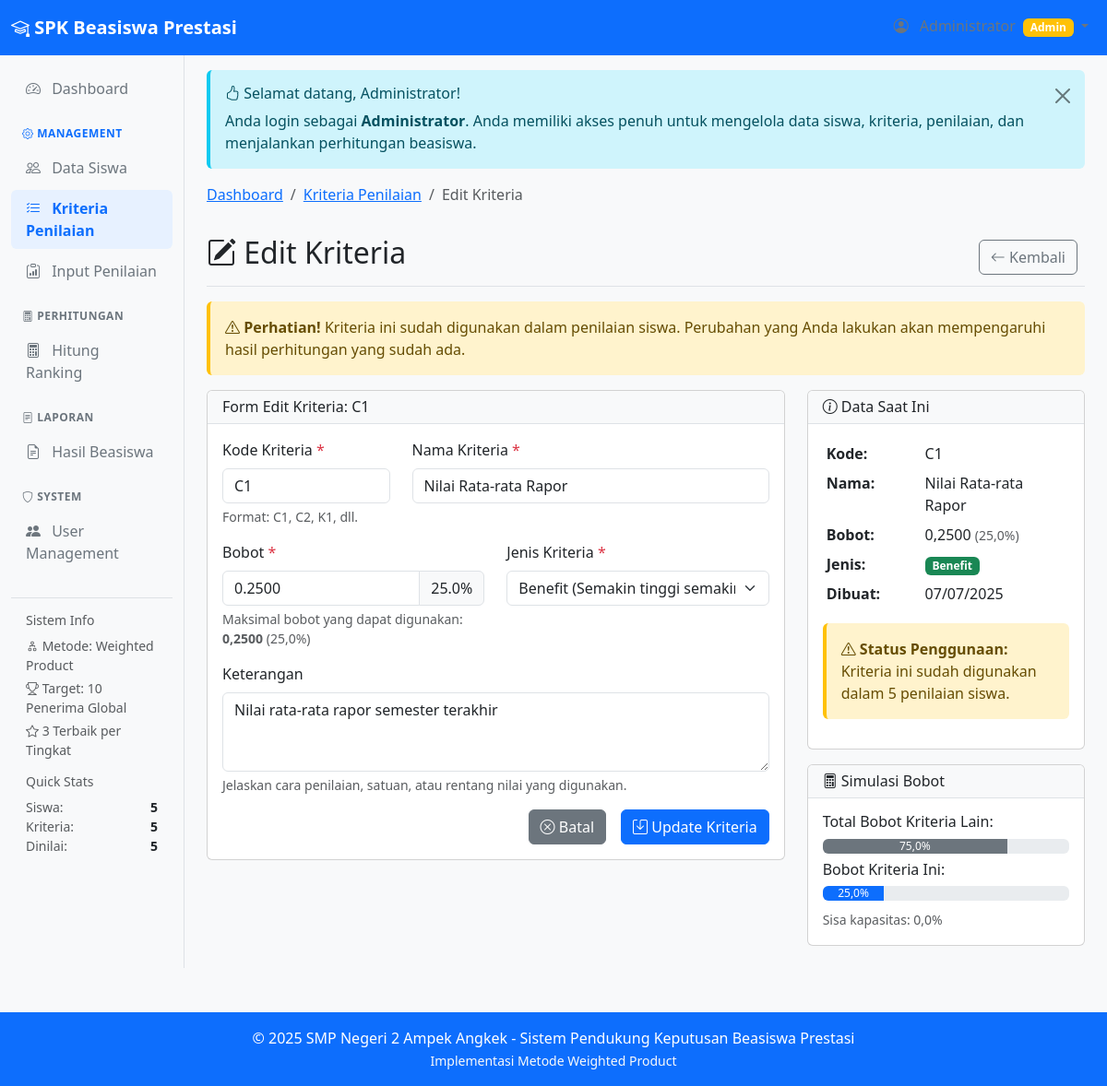
/modules/kriteria/edit.php?id=1 (signed in), run on the app's committed database.
### tables this page shows
CREATE TABLE `kriteria` (
  `id` int NOT NULL,
  `kode` varchar(10) NOT NULL,
  `nama` varchar(100) NOT NULL,
  `bobot` decimal(5,4) NOT NULL,
  `jenis` enum('benefit','cost') DEFAULT 'benefit',
  `keterangan` text,
  `created_at` timestamp NULL DEFAULT CURRENT_TIMESTAMP,
  `updated_at` timestamp NULL DEFAULT CURRENT_TIMESTAMP ON UPDATE CURRENT_TIMESTAMP
);

### modules/kriteria/edit.php (the view, shortened to what this page needs)
<?php
require_once '../../includes/header.php';
$id = isset($_GET['id']) ? (int)$_GET['id'] : 0;
$stmt = $pdo->prepare("SELECT * FROM kriteria WHERE id = ?");
$stmt->execute([$id]);
$kriteria = $stmt->fetch();
$errors = [];
if ($_SERVER['REQUEST_METHOD'] === 'POST') {
    $kode = cleanInput($_POST['kode']);
    $nama = cleanInput($_POST['nama']);
    $bobot = (float)$_POST['bobot'];
    $jenis = cleanInput($_POST['jenis']);
    $keterangan = cleanInput($_POST['keterangan']);
    if (empty($kode)) {
        $errors['kode'] = 'Kode kriteria harus diisi!';
    } elseif (!preg_match('/^[A-Z][0-9]*$/', $kode)) {
        $errors['kode'] = 'Kode harus diawali huruf kapital dan diikuti angka (contoh: C1)!';
    } else {
        $stmt = $pdo->prepare("SELECT COUNT(*) FROM kriteria WHERE kode = ? AND id != ?");
        $stmt->execute([$kode, $id]);
        if ($stmt->fetchColumn() > 0) {
            $errors['kode'] = 'Kode kriteria sudah digunakan!';
        }
    }
    if (empty($nama)) {
        $errors['nama'] = 'Nama kriteria harus diisi!';
    } elseif (strlen($nama) < 5) {
        $errors['nama'] = 'Nama kriteria minimal 5 karakter!';
    }
    if ($bobot <= 0 || $bobot > 1) {
        $errors['bobot'] = 'Bobot harus antara 0.0001 sampai 1.0000!';
    } else {
        $stmt = $pdo->prepare("SELECT SUM(bobot) as total_bobot FROM kriteria WHERE id != ?");
        $stmt->execute([$id]);
        $total_bobot_others = (float)$stmt->fetch()['total_bobot'];
        if (($total_bobot_others + $bobot) > 1.0001) {
            $sisa_bobot = 1.0 - $total_bobot_others;
            $errors['bobot'] = 'Total bobot akan melebihi 1.0000! Maksimal bobot untuk kriteria ini: ' . formatNumber($sisa_bobot, 4);
        }
    }
    if (empty($jenis) || !in_array($jenis, ['benefit', 'cost'])) {
        $errors['jenis'] = 'Jenis kriteria harus dipilih!';
    }
    if (empty($errors)) {
        try {
            $stmt = $pdo->prepare("
                UPDATE kriteria
                SET kode = ?, nama = ?, bobot = ?, jenis = ?, keterangan = ?
                WHERE id = ?
            ");
            $stmt->execute([$kode, $nama, $bobot, $jenis, $keterangan, $id]);
            setAlert('success', 'Kriteria berhasil diperbarui!');
            header('Location: index.php');
            exit();
        } catch (PDOException $e) {
            setAlert('danger', 'Gagal memperbarui kriteria!');
        }
    }
} else {
    $kode = $kriteria['kode'];
    $nama = $kriteria['nama'];
    $bobot = $kriteria['bobot'];
    $jenis = $kriteria['jenis'];
    $keterangan = $kriteria['keterangan'];
}
$stmt = $pdo->prepare("SELECT SUM(bobot) as total_bobot FROM kriteria WHERE id != ?");
$stmt->execute([$id]);
$total_bobot_others = (float)$stmt->fetch()['total_bobot'];
$max_bobot = 1.0 - $total_bobot_others;
$stmt = $pdo->prepare("SELECT COUNT(*) FROM penilaian WHERE kriteria_id = ?");
$stmt->execute([$id]);
$digunakan_dalam_penilaian = $stmt->fetchColumn() > 0;
$breadcrumb = generateBreadcrumb([
    ['text' => 'Dashboard', 'url' => '../dashboard/index.php'],
    ['text' => 'Kriteria Penilaian', 'url' => 'index.php'],
    ['text' => 'Edit Kriteria', 'url' => '#']
]);
echo $breadcrumb;
?>
<div class="d-flex justify-content-between flex-wrap flex-md-nowrap align-items-center pt-3 pb-2 mb-3 border-bottom">
    <h1 class="h2">
        <i class="bi bi-pencil-square"></i>
        Edit Kriteria
    </h1>
    <div class="btn-toolbar mb-2 mb-md-0">
        <div class="btn-group me-2">
            <a href="index.php" class="btn btn-outline-secondary">
                <i class="bi bi-arrow-left"></i>
                Kembali
            </a>
        </div>
    </div>
</div>
<?php if ($digunakan_dalam_penilaian): ?>
<div class="alert alert-warning">
    <i class="bi bi-exclamation-triangle"></i>
    <strong>Perhatian!</strong> Kriteria ini sudah digunakan dalam penilaian siswa.
    Perubahan yang Anda lakukan akan mempengaruhi hasil perhitungan yang sudah ada.
</div>
<?php endif; ?>
<div class="row">
    <div class="col-md-8">
        <div class="card">
            <div class="card-header">
                <h6 class="mb-0">
                    Form Edit Kriteria: <?php echo htmlspecialchars($kriteria['kode']); ?>
                </h6>
            </div>
            <div class="card-body">
                <form method="POST" action="" novalidate>
                    <div class="row">
                        <div class="col-md-4 mb-3">
                            <label for="kode" class="form-label">
                                Kode Kriteria <span class="text-danger">*</span>
                            </label>
                            <input type="text"
                                class="form-control <?php echo isset($errors['kode']) ? 'is-invalid' : ''; ?>" id="kode"
                                name="kode" value="<?php echo htmlspecialchars($kode); ?>" placeholder="C1, C2, ..."
                                required maxlength="10" style="text-transform: uppercase;">
                            <?php if (isset($errors['kode'])): ?>
                            <div class="invalid-feedback"><?php echo $errors['kode']; ?></div>
                            <?php else: ?>
                            <div class="form-text">Format: C1, C2, K1, dll.</div>
                            <?php endif; ?>
                        </div>
                        <div class="col-md-8 mb-3">
                            <label for="nama" class="form-label">
                                Nama Kriteria <span class="text-danger">*</span>
                            </label>
                            <input type="text"
                                class="form-control <?php echo isset($errors['nama']) ? 'is-invalid' : ''; ?>" id="nama"
                                name="nama" value="<?php echo htmlspecialchars($nama); ?>"
                                placeholder="Masukkan nama kriteria" required>
                        </div>
                    </div>
                    <div class="row">
                        <div class="col-md-6 mb-3">
                            <label for="bobot" class="form-label">
                                Bobot <span class="text-danger">*</span>
                            </label>
                            <div class="input-group">
                                <input type="number"
                                    class="form-control <?php echo isset($errors['bobot']) ? 'is-invalid' : ''; ?>"
                                    id="bobot" name="bobot" value="<?php echo $bobot; ?>" step="0.0001" min="0.0001"
                                    max="<?php echo $max_bobot; ?>" placeholder="0.2500" required>
                                <span class="input-group-text">
                                    <span id="bobot-persen"><?php echo number_format($bobot * 100, 1); ?>%</span>
                                </span>
                            </div>
                            <div class="form-text">
                                Maksimal bobot yang dapat digunakan:
                                <strong><?php echo formatNumber($max_bobot, 4); ?></strong>
                                (<?php echo formatNumber($max_bobot * 100, 1); ?>%)
                            </div>
                        </div>
                        <div class="col-md-6 mb-3">
                            <label for="jenis" class="form-label">
                                Jenis Kriteria <span class="text-danger">*</span>
                            </label>
                            <select class="form-select <?php echo isset($errors['jenis']) ? 'is-invalid' : ''; ?>"
                                id="jenis" name="jenis" required>
                                <option value="benefit" <?php echo $jenis === 'benefit' ? 'selected' : ''; ?>>
                                    Benefit (Semakin tinggi semakin baik)
                                </option>
                            </select>
                        </div>
                    </div>
                    <div class="mb-3">
                        <label for="keterangan" class="form-label">Keterangan</label>
                        <textarea class="form-control" id="keterangan" name="keterangan" rows="3"
                            placeholder="Masukkan keterangan kriteria (opsional)"><?php echo htmlspecialchars($keterangan); ?></textarea>
                        <div class="form-text">Jelaskan cara penilaian, satuan, atau rentang nilai yang digunakan.</div>
                    </div>
                    <div class="d-grid gap-2 d-md-flex justify-content-md-end">
                        <a href="index.php" class="btn btn-secondary me-md-2">
                            <i class="bi bi-x-circle"></i>
                            Batal
                        </a>
                        <button type="submit" class="btn btn-primary">
                            <i class="bi bi-save"></i>
                            Update Kriteria
                        </button>
                    </div>
                </form>
            </div>
        </div>
    </div>
    <div class="col-md-4">
        <div class="card">
            <div class="card-header">
                <h6 class="mb-0">
                    <i class="bi bi-info-circle"></i>
                    Data Saat Ini
                </h6>
            </div>
            <div class="card-body">
                <table class="table table-sm table-borderless">
                    <tr>
                        <td width="40%"><strong>Kode:</strong></td>
                        <td><?php echo htmlspecialchars($kriteria['kode']); ?></td>
                    </tr>
                    <tr>
                        <td><strong>Nama:</strong></td>
                        <td><?php echo htmlspecialchars($kriteria['nama']); ?></td>
                    </tr>
                    <tr>
                        <td><strong>Bobot:</strong></td>
                        <td>
                            <?php echo formatNumber($kriteria['bobot'], 4); ?>
                            <small
                                class="text-muted">(<?php echo formatNumber($kriteria['bobot'] * 100, 1); ?>%)</small>
                        </td>
                    </tr>
                    <tr>
                        <td><strong>Jenis:</strong></td>
                        <td>
                            <span
                                class="badge <?php echo $kriteria['jenis'] === 'benefit' ? 'bg-success' : 'bg-warning'; ?>">
                                <?php echo ucfirst($kriteria['jenis']); ?>
                            </span>
                        </td>
                    </tr>
                    <tr>
                        <td><strong>Dibuat:</strong></td>
                        <td><?php echo date('d/m/Y', strtotime($kriteria['created_at'])); ?></td>
                    </tr>
                </table>
                <div class="alert alert-<?php echo $digunakan_dalam_penilaian ? 'warning' : 'info'; ?> mt-3">
                    <i
                        class="bi bi-<?php echo $digunakan_dalam_penilaian ? 'exclamation-triangle' : 'info-circle'; ?>"></i>
                    <strong>Status Penggunaan:</strong><br>
                    <?php if ($digunakan_dalam_penilaian): ?>
                    Kriteria ini sudah digunakan dalam <?php
                    $stmt = $pdo->prepare("SELECT COUNT(*) FROM penilaian WHERE kriteria_id = ?");
                    $stmt->execute([$id]);
                    echo $stmt->fetchColumn();
                    ?> penilaian siswa.
                    <?php else: ?>
                    Kriteria ini belum digunakan dalam penilaian manapun.
                    <?php endif; ?>
                </div>
            </div>
        </div>
        <div class="card mt-3">
            <div class="card-header">
                <h6 class="mb-0">
                    <i class="bi bi-calculator"></i>
                    Simulasi Bobot
                </h6>
            </div>
            <div class="card-body">
                <h6>Total Bobot Kriteria Lain:</h6>
                <div class="progress mb-2">
                    <div class="progress-bar bg-secondary" style="width: <?php echo $total_bobot_others * 100; ?>%">
                        <?php echo formatNumber($total_bobot_others * 100, 1); ?>%
                    </div>
                </div>
                <h6>Bobot Kriteria Ini:</h6>
                <div class="progress mb-2">
                    <div class="progress-bar bg-primary" id="progress-current"
                        style="width: <?php echo $bobot * 100; ?>%">
                        <span id="progress-text"><?php echo formatNumber($bobot * 100, 1); ?>%</span>
                    </div>
                </div>
                <small class="text-muted">
                    Sisa kapasitas: <span
                        id="sisa-kapasitas"><?php echo formatNumber((1.0 - $total_bobot_others - $bobot) * 100, 1); ?>%</span>
                </small>
            </div>
        </div>
    </div>
</div>
<?php require_once '../../includes/footer.php'; ?>

### includes/header.php (style rules this page uses)
.card-header { background-color: #f8f9fa; border-bottom: 1px solid #dee2e6; }
.badge { font-size: 0.75em; }
.alert { border: none; border-left: 4px solid; }
.alert-warning { border-left-color: #ffc107; }

### data on the page
kriteria: kode "C1", nama "Nilai Rata-rata Rapor", bobot "0.2500", $bobot*100 "25.0", jenis "Benefit (Semakin tinggi semakin baik)", keterangan "Nilai rata-rata rapor semester terakhir", bobot "0,2500", formatNumber($kriteria['bobot']*100,1) "25,0", jenis "Benefit", created_at "07/07/2025", formatNumber($bobot*100,1) "25,0"

### other printed values
$total_siswa "5"
$total_kriteria "5"
$siswa_dinilai "5"
$_SESSION['nama'] "Administrator"
$item['text'] "Dashboard"
$item['text'] "Kriteria Penilaian"
$item['text'] "Edit Kriteria"
formatNumber($max_bobot, 4) "0,2500"
formatNumber($max_bobot * 100, 1) "25,0"
$stmt->fetchColumn() "5"
formatNumber($total_bobot_others * 100, 1) "75,0"
formatNumber((1.0 - $total_bobot_others - $bobot) * 100, 1) "0,0"
